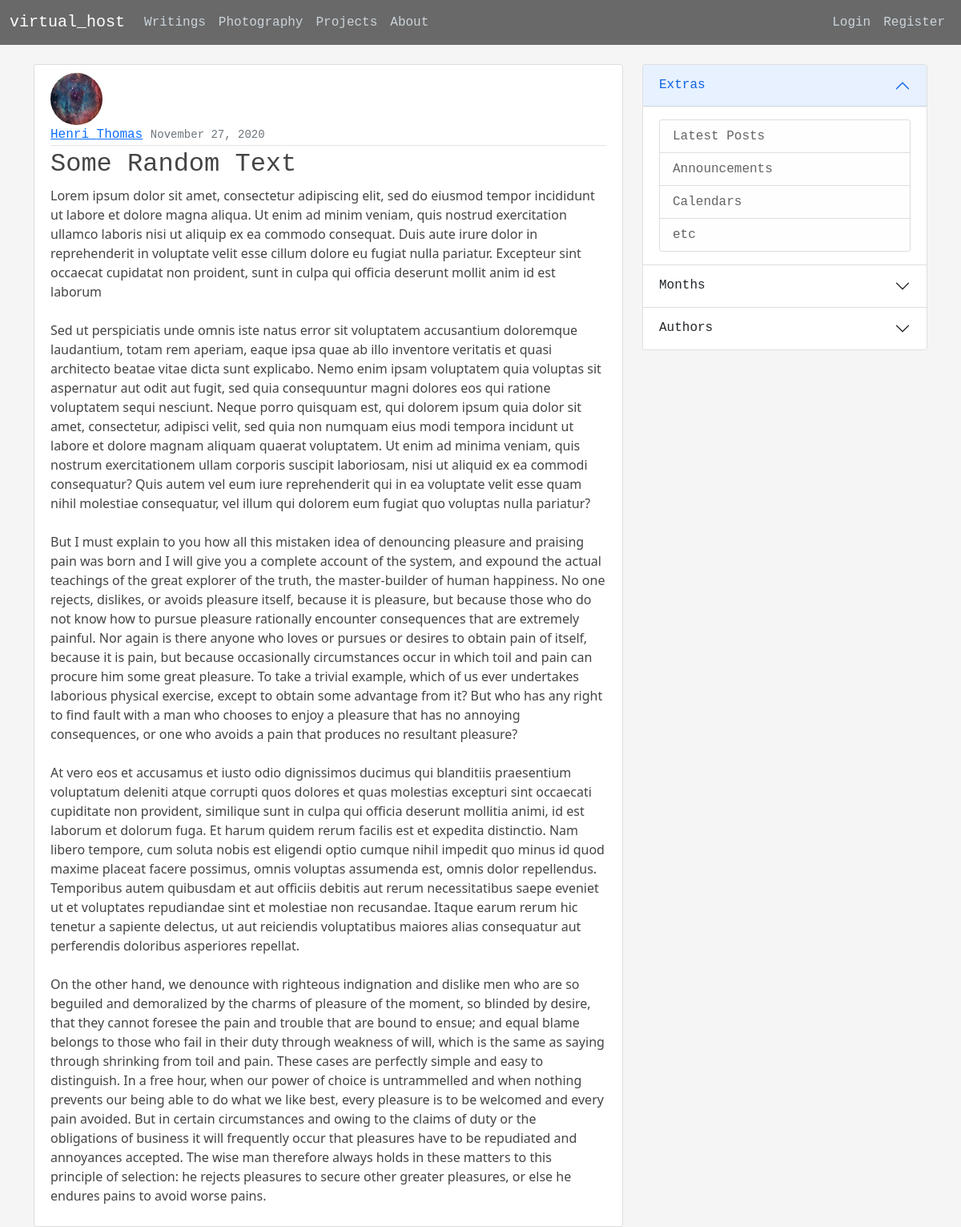
Screenshot of /post/3/ with the database file from the repository.
### blog/models.py (models this page shows, shortened)
class Post(models.Model):
    title = models.CharField(max_length=250)
    content = models.TextField()
    content_display = models.TextField(max_length=125)
    date_posted = models.DateTimeField(default=timezone.now)
    author = models.ForeignKey(User, on_delete=models.CASCADE)
    slug = models.SlugField(max_length=50)

### users/models.py (models this page shows, shortened)
class Profile(models.Model):
    user = models.OneToOneField(User, on_delete=models.CASCADE)
    bio = models.TextField()
    image = models.ImageField(default='default.jpg', upload_to='profile_pics')

### blog/views.py (the view)
# urls.py: path('post/<int:pk>/', PostDetailView.as_view(), name='single-post'),
class PostDetailView(DetailView):
    model = Post
    context_object_name = 'post'
    query_pk_and_slug = True
    def get_context_data(self, **kwargs):
        context = super().get_context_data(**kwargs)
        context['title'] = self.object.title
        return context

### blog/templates/blog/post_detail.html (shortened to what this page needs)
{% extends "blog/base.html" %}
{% block content %}
    <article class="media content-section">
        <img class="rounded-circle article-img" src="{{ post.author.profile.image.url }}">
        <div class="media-body">
            <div class="d-flex justify-content-between article-metadata">
                <div>
                    <a class="mr-2" href="#">{{ post.author.first_name }} {{ post.author.last_name }}</a>
                    <small class="text-muted">{{ post.date_posted|date:'F d, Y' }}</small>
                </div>
            </div>
            <h2>{{ post.title }}</h2>
            <p class="article-content">{{ post.content }} </p>
        </div>
    </article>
{% endblock content %}

### blog/static/blog/main.css (style rules this page uses)
body { background: whitesmoke; margin-top: 5rem; }
h1, h2, h3, h4, h5, h6 { color: #444444; font-family: monospace; }
.content-section { background: #ffffff; padding: 10px 20px; border: 1px solid #dddddd; border-radius: 3px; margin-bottom: 20px; }
.article-content { color: #444444; white-space: pre-line; }
.article-img { height: 65px; width: 65px; margin-right: 16px; }
.article-metadata { padding-bottom: 1px; margin-bottom: 4px; border-bottom: 1px solid #e3e3e3; font-family: monospace; }

### rows the page displays
Post: author.profile.image (picture), author.first_name "Henri", author.last_name "Thomas", date_posted "November 27, 2020", title "Some Random Text", content "Lorem ipsum dolor sit amet, consectetur adipiscing elit, sed do eiusmod tempor incididunt ut labore et dolore magna aliqua. Ut enim ad minim veniam, quis nostrud exercitation ullamco laboris nisi ut aliquip ex ea commodo consequat. Duis aute irure dolor in reprehenderit in voluptate velit esse cillum dolore eu fugiat nulla pariatur. Excepteur sint occaecat cupidatat non proident, sunt in culpa qui officia deserunt mollit anim id est laborum Sed ut perspiciatis unde omnis iste natus error sit voluptatem accusantium doloremque laudantium, totam rem aperiam, eaque ipsa quae ab illo inventore veritatis et quasi architecto beatae vitae dicta sunt explicabo. Nemo enim ipsam voluptatem quia…"
